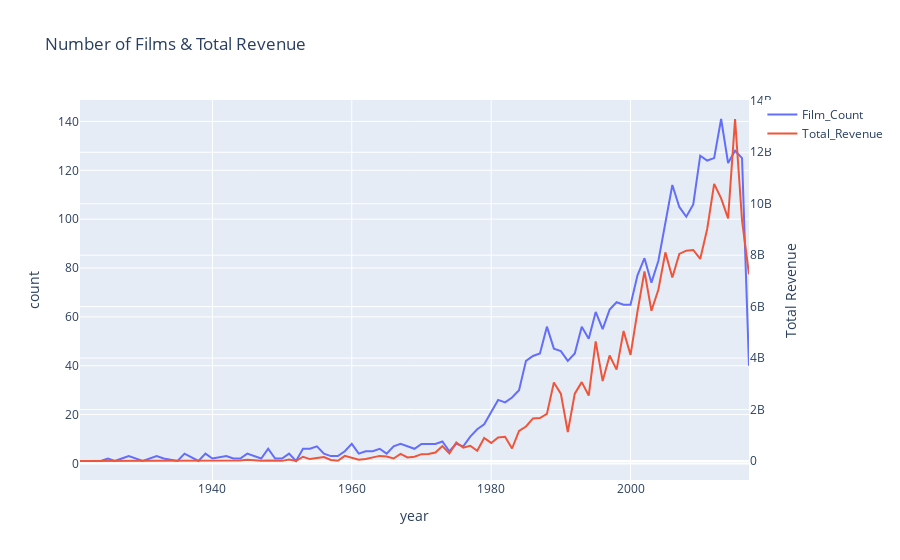

The notebook cell this image was saved under:
### Markdown cell above
# Number of Films & Revenue Per Year

### Code cell
d2=train.groupby(['release_date_year'])['revenue'].sum()
data=[go.Scatter(x=d1.index,y=d1.values,name='Film_Count'),go.Scatter(x=d2.index,y=d2.values,name='Total_Revenue',yaxis='y2')]
layout=go.Layout(dict(title='Number of Films & Total Revenue',xaxis=dict(title='year'),yaxis=dict(title='count'),
                     yaxis2=dict(title='Total Revenue',overlaying='y',side='right')),legend=dict
                (orientation='v'))
py.iplot(dict(data=data,layout=layout))
